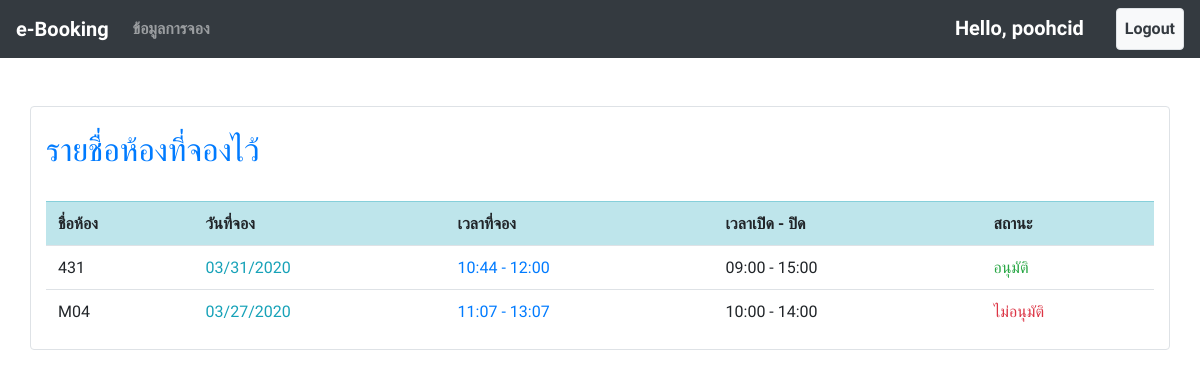
The app's page /book_list/ (signed in), older data.
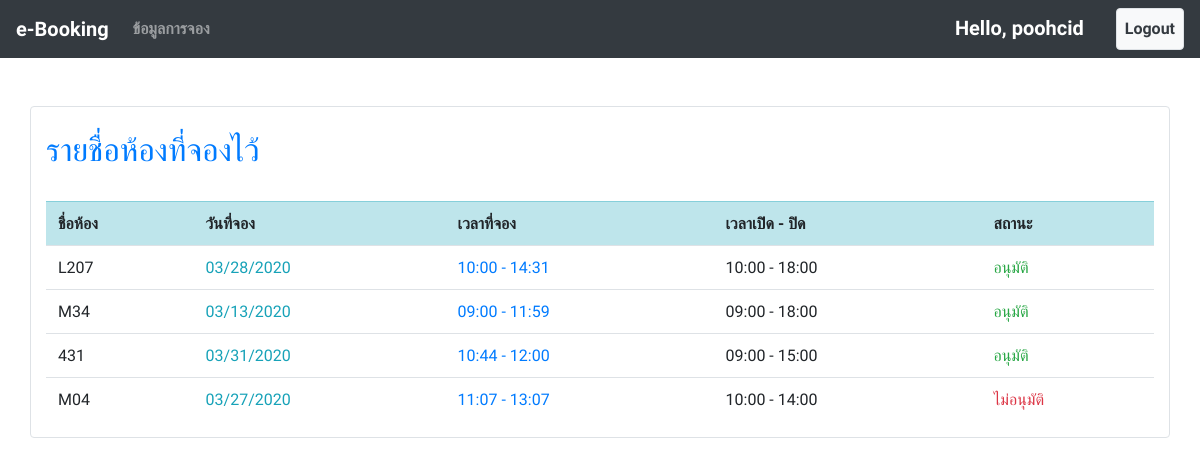
The same page, newer data.
### booking/models.py (models this page shows, shortened)
class Booking(models.Model):
    room = models.ForeignKey(Room, on_delete=models.CASCADE, null=True)
    date = models.DateField()
    start_time = models.TimeField()
    end_time = models.TimeField(null=True)
    description = models.TextField()
    status = models.CharField(null=True, default=None, choices=(
        ("รออนุมัติ", "Unknow"),
        ("ไม่อนุมัติ", "No"),
        ("อนุมัติ", "Yes")
    ), max_length=100)
    status_remark = models.TextField(null=True, blank=True)
    book_by = models.ForeignKey(User, on_delete=models.CASCADE, null=True)
    book_date = models.DateField(auto_now=True)

class Room(models.Model):
    name = models.CharField(max_length=100)
    open_time = models.TimeField()
    close_time = models.TimeField()
    capacity = models.IntegerField(default=0)

### booking/views.py (the view)
# urls.py: path('book_list/', views.book_list, name="book_list"),
@login_required
@permission_required('booking.view_booking')
def book_list(request):
    context = {
        "books" : Booking.objects.filter(book_by=request.user).order_by('book_date')[::-1],
        "user" : request.user
    }
    return render(request, 'book_list.html', context=context)

### booking/templates/book_list.html
{% extends "base.html" %}
{% block content %}
    <br><br>
    <div class="container border rounded bg-white">
        <br>
        <h2 class="text-primary">รายชื่อห้องที่จองไว้</h2>
        <br>
        <table class="table">
            <tr class="table-Info">
                <th>ชื่อห้อง</th>
                <th>วันที่จอง</th>
                <th>เวลาที่จอง</th>
                <th>เวลาเปิด - ปิด</th>
                <th>สถานะ</th>
            </tr>
            {% for book in books %}
            <tr>
                <td>{{ book.room.name }}</td>
                <td class="text-info">{{ book.date|date:"SHORT_DATE_FORMAT" }}</td>
                <td class="text-primary">{{ book.start_time|date:"H:i" }} - {{ book.end_time|date:"H:i" }}</td>
                <td>{{ book.room.open_time|date:"H:i" }} - {{ book.room.close_time|date:"H:i" }}</td>
                <td><span class="text-{% if book.status == 'อนุมัติ' %}success{% endif %}{% if book.status == 'ไม่อนุมัติ' %}danger{% endif %}">
                        {% if book.status == 'ไม่อนุมัติ' %}
                        <a href="#" class="text-danger" onclick="alert('เพราะ {{ book.status_remark }}')">{{ book.status }}</a>
                        {% else %}
                        {{ book.status|default_if_none:"รออนุมัติ" }}
                        {% endif %}
                    </span>
                </td>
            </tr>
            {% endfor %}
        </table>
    </div>
{% endblock content %}

Row changes from the older to the newer data that the page shows:
added Booking: room.name "L207", date "03/28/2020", start_time "10:00", end_time "14:31", room.open_time "10:00", room.close_time "18:00", status "อนุมัติ"
added Booking: room.name "M34", date "03/13/2020", start_time "09:00", end_time "11:59", room.open_time "09:00", room.close_time "18:00", status "อนุมัติ"
